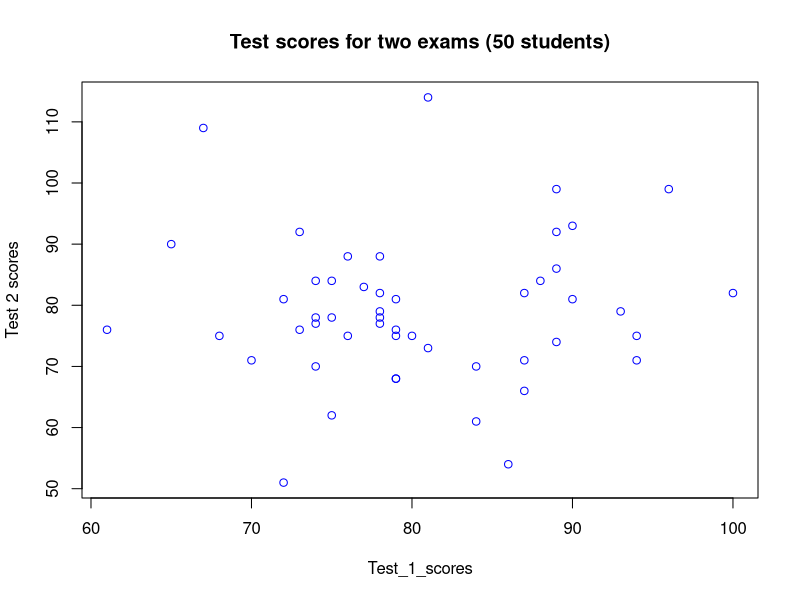
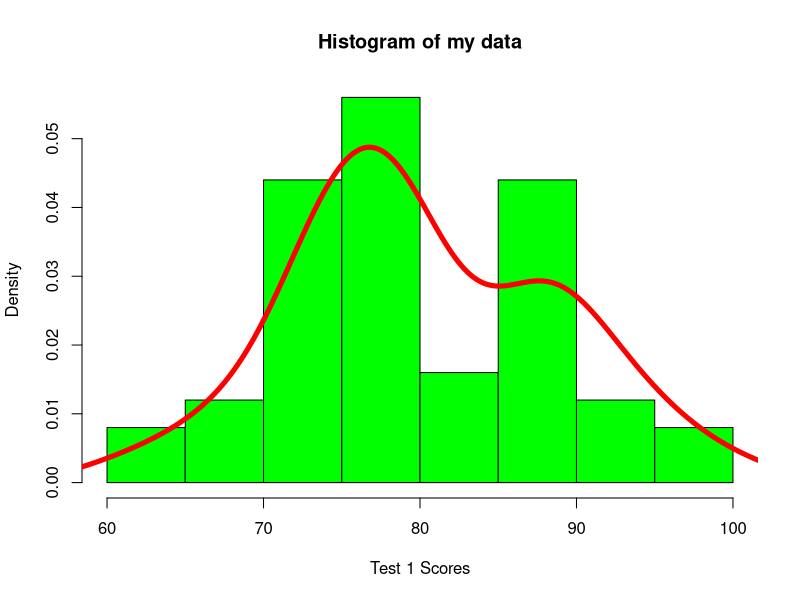
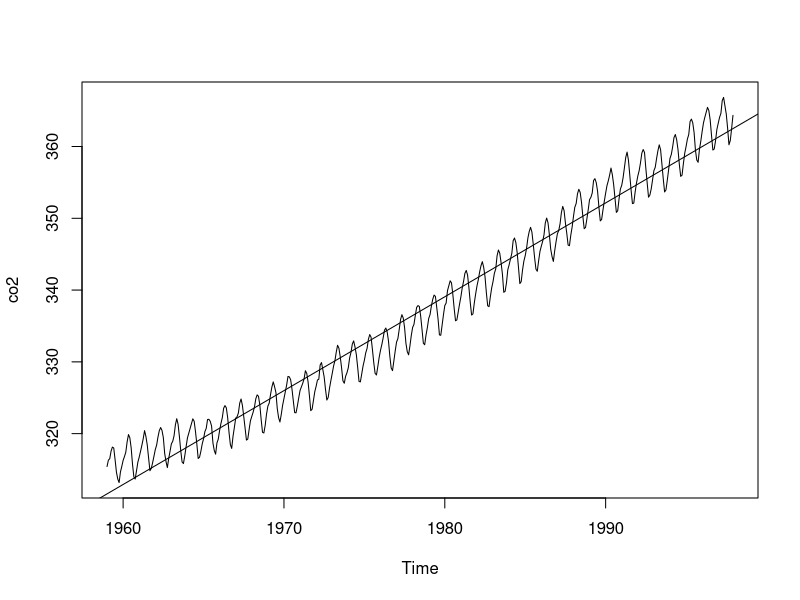
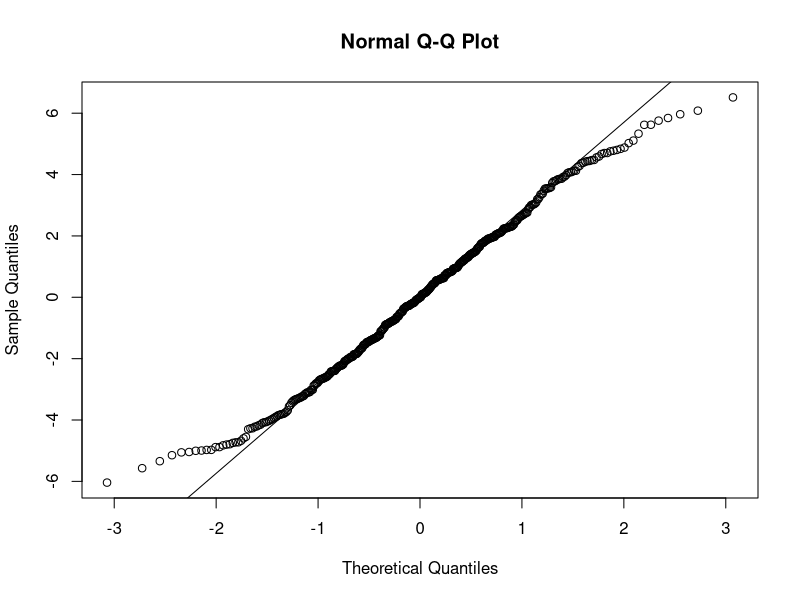
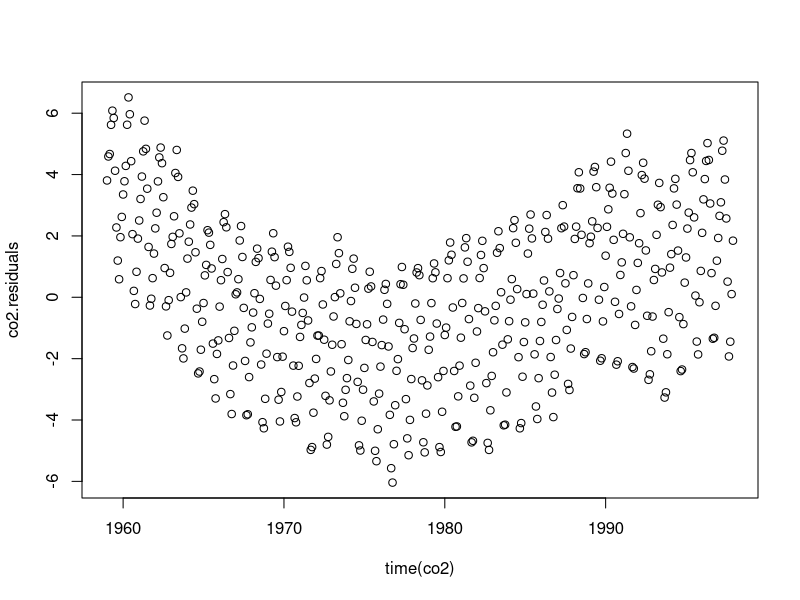
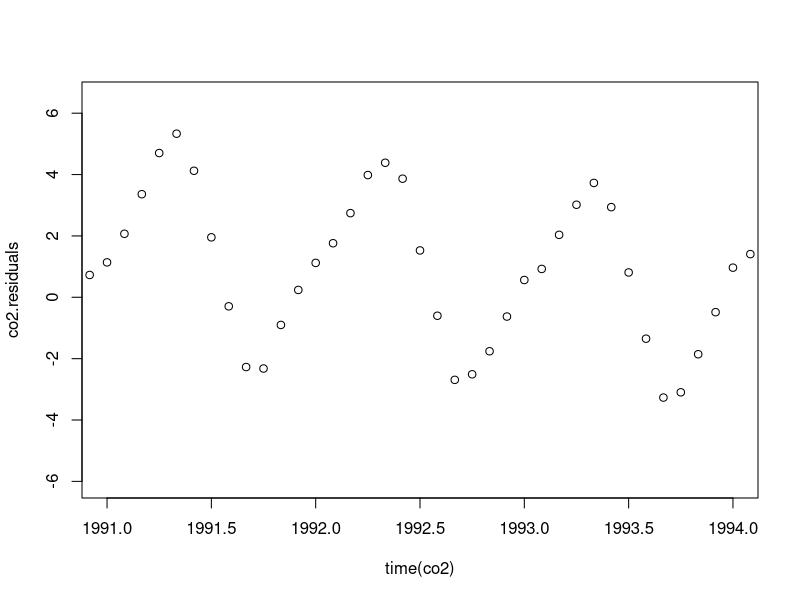
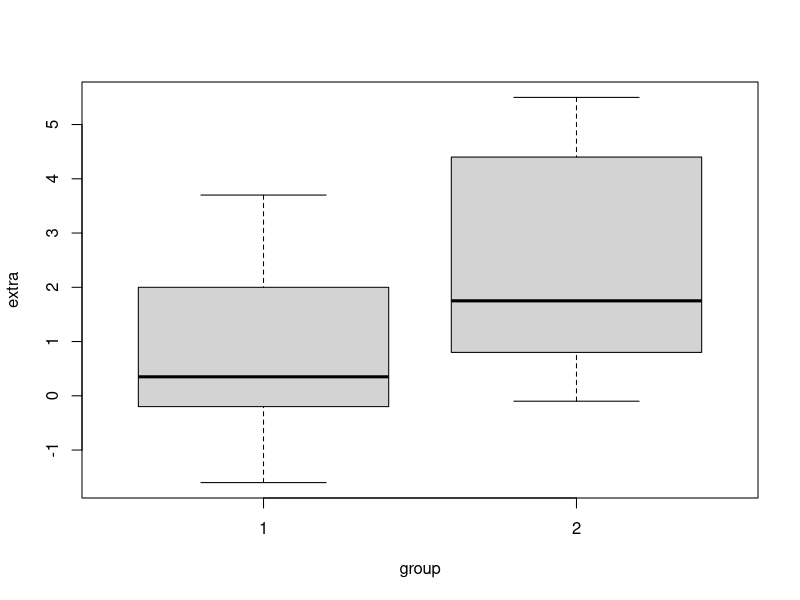
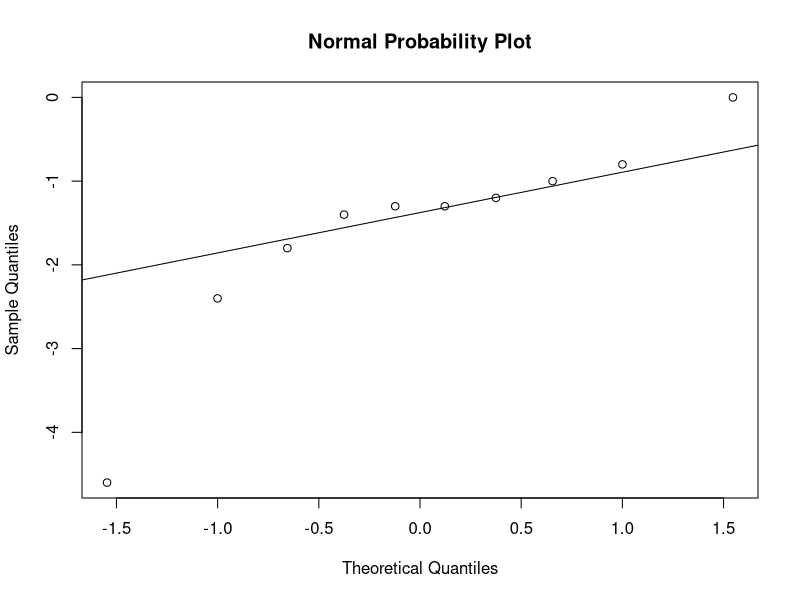

Recreate these plots in R, in order.
Test_1_scores=round(rnorm(50, 78, 10))
Test_2_scores=round(rnorm(50, 78, 14))

#basic scatterplot
plot(Test_2_scores~Test_1_scores, main='Test scores for two exams (50 students)', xlab='Test_1_scores', ylab='Test 2 scores', col='blue')

#histogram
hist(Test_1_scores, xlab='Test 1 Scores', main='Histogram of my data', freq=F, col='green', breaks=10)

#plots density curve - smoothing of histogram
lines(density(Test_1_scores), col='red', lwd=5)

#-----basic linear models-------
co2.model <- lm(co2 ~ time(co2))
summary(co2.model)
plot(co2)
##plots fitted line over data
abline(co2.model)

#extract residuals
co2.residuals = resid(co2.model)

# Q-Q, (quantile-quantile), plot of residual quantiles
# assuming normality vs. theoretical normal quantiles
# (change 'norm' to test against other models)
qqnorm(co2.residuals)
qqline(co2.residuals)

# plot residuals againts time
plot(co2.residuals ~ time(co2))

# zoom in to see patterns by setting 'xlim' to a smaller
# interval
plot(co2.residuals ~ time(co2), xlim = c(1991, 1994))

#-----inference--------------------------------
plot(extra ~ group, data = sleep)
attach(sleep)
#subset to separate groups in study
extra.1 <- extra[group == 1]
extra.2 <- extra[group == 2]

# run a t-test, (two independent samples)
# (could also do z, X^2, F tests)
t.test(extra.1, extra.2, paired=TRUE, 
       alternative='two.sided')
## manually
d <- extra.1-extra.2
d_bar <- mean(d)
s_d <- sd(d)
n <- 10
t = (d_bar-0)/(s_d/sqrt(n))

## calculate probability that X <= t w/ df = n - 1 = 9
## i.e. p-value
2*pt(t, 9)

## confidence interval w/alpha = 0.05
t_alpha <- qt(0.975, 9)
std_err <- s_d/sqrt(n)
ci_lower <- d_bar - (t_alpha*std_err)
ci_upper <- d_bar + (t_alpha*std_err)

qqnorm(d, main='Normal Probability Plot')
qqline(d)

# plot linear relationship between drug 1 and drug 2
# note that the slope is greater than 1, suggesting drug 2
# is more effective than drug 1
plot(extra.2 ~ extra.1, xlab='Drug 1', ylab='Drug 2')
sleep.model <- lm(extra.2 ~ extra.1)
abline(sleep.model)

# perform residuals analysis on linear model
sleep.residuals <- resid(sleep.model)
qqnorm(sleep.residuals)
qqline(sleep.residuals)

#-----correlation-------------------------------
#produce paired plots
pairs(trees, pch=21, bg=c("red"))

#calculate covariance and correlation
cov(trees)
cor(trees)
#-----------------------------------------------
#playing with a non-linear model
co2.model2 <- lm(co2 ~ time(co2) + I(cos(time(co2))) + I(sin(time(co2))))
summary(co2.model2)
co2.residuals2 <- resid(co2.model2)
qqnorm(co2.residuals2)
qqline(co2.residuals2)
#residuals are still not normal for model withg trigonometric terms

